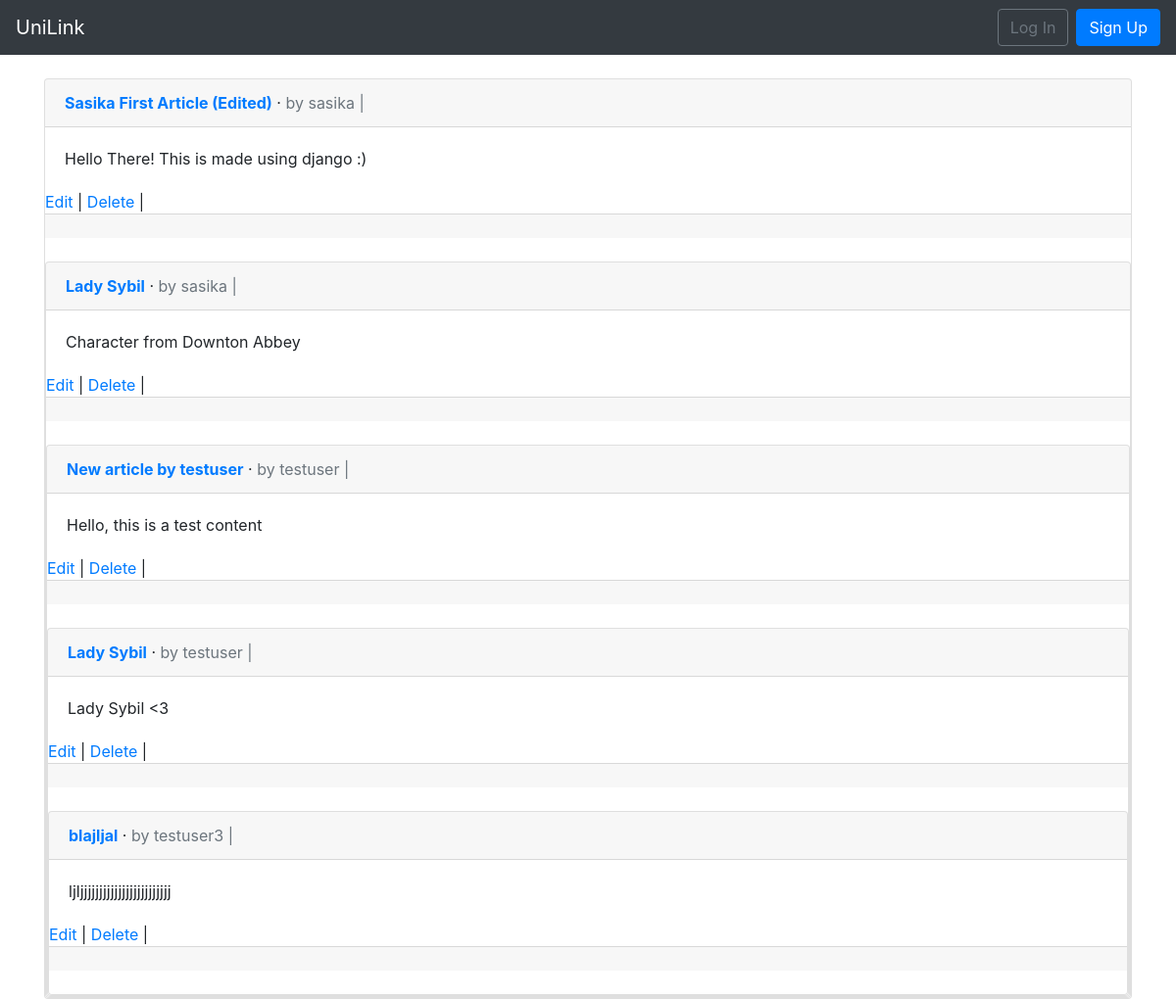
The page /articles/ on the database as committed earlier.
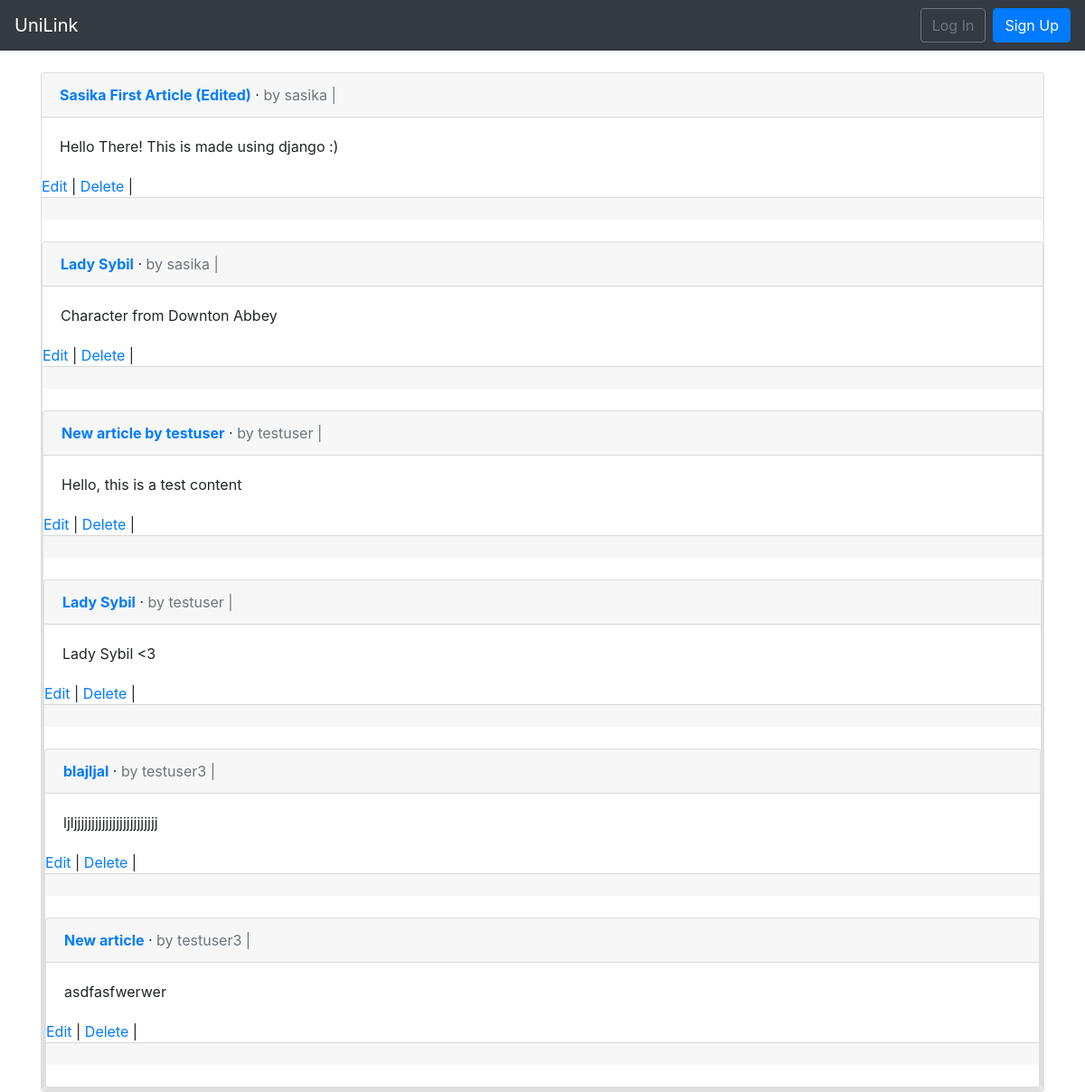
The same page on the database as committed later.
### articles/models.py (models this page shows, shortened)
class Article(models.Model):
    title = models.CharField(max_length=255)
    body = models.TextField()
    image = models.ImageField(upload_to='static/images/articles/', blank=False)
    author = models.ForeignKey(
        get_user_model(),
        on_delete=models.CASCADE
        )
    created_date = models.DateTimeField(auto_now_add=True)
    published_date = models.DateTimeField(blank=True, null=True)

### users/models.py (models this page shows)
class CustomUser(AbstractUser):
    age = models.PositiveIntegerField(null=True, blank=True)

### articles/views.py (the view)
class ArticleListView(ListView, LoginRequiredMixin):
    model = Article
    template_name = 'article_list.html'
    login_url = 'login'

### templates/article_list.html (shortened to what this page needs)
{% extends 'base.html' %}
{% block content %}
{% for article in object_list %}
<div class="card">
    <div class="card-header">
        <span class="font-weight-bold"><a href="{% url 'article_detail' article.pk %}">{{ article.title }}</a></span>
        &middot;
        <span class="text-muted">by {{ article.author }} |
            {{ article.date }}</span>
    </div>
    <div class="card-body">
        {{ article.body }}
    </div>
    <div class
    <div class="card-footer text-center text-muted">
        <a href="{% url 'article_edit' article.pk %}">Edit</a> |
        <a href="{% url 'article_delete' article.pk %}">Delete</a> |
    </div>
    <div class="card-footer">
</div>
<br />
{% endfor %}
{% endblock content %}

### templates/base.html (shortened to what this page needs)
<!DOCTYPE html>
<html lang="en">
<head>
    <link rel="stylesheet" href="https://stackpath.bootstrapcdn.com/bootstrap/4.5.0/css/bootstrap.min.css"
>
    <link rel="stylesheet" href="https://cdnjs.cloudflare.com/ajax/libs/font-awesome/4.7.0/css/font-awesome.min.css">
</head>
<body>
    <nav class="navbar navbar-expand-md navbar-dark bg-dark mb-4">
        <a class="navbar-brand" href="{% url 'home' %}">UniLink</a>
        <div class="collapse navbar-collapse" id="navbarCollapse">
            {% if user.is_authenticated %}
            <ul class="navbar-nav mr-auto">
                <li class="nav-item">
                    <a class="nav-link" href="{% url 'home' %}">Home</a>
                </li>
                <li class="nav-item">
                    <a class="nav-link" href="{% url 'article_new' %}">New</a>
                </li>
                <li class="nav-item">
                    <a class="nav-link" href="{% url 'article_list' %}">Feed</a>
                </li>
                <li class="nav-item dropdown" >
                    <a class="nav-link dropdown-toggle" href="#" role="button" data-bs-toggle="dropdown"
                        aria-expanded="false">
                        {{ user.username }}
                    </a>
                    <ul class="dropdown-menu">
                        <li><a class="dropdown-item" href="{% url 'password_change' %}">Change Password</a></li>
                        <li><a class="dropdown-item" href="{% url 'logout' %}">Log Out</a></li>
                    </ul>
                </li>
            </ul>
            {% else %}
            <form class="form-inline ml-auto">
                <a href="{% url 'login' %}" class="btn btn-outline-secondary">Log In</a>
                <a href="{% url 'signup' %}" class="btn btn-primary ml-2">Sign Up</a>
            </form>
            {% endif %}
    </nav>
    <div class="container">
        {% block content %}
        {% endblock %}
    </div>
</body>
</html>

Rows that differ between the two databases and show on the page:
added Article: title "New article", author "testuser3", body "asdfasfwerwer"
